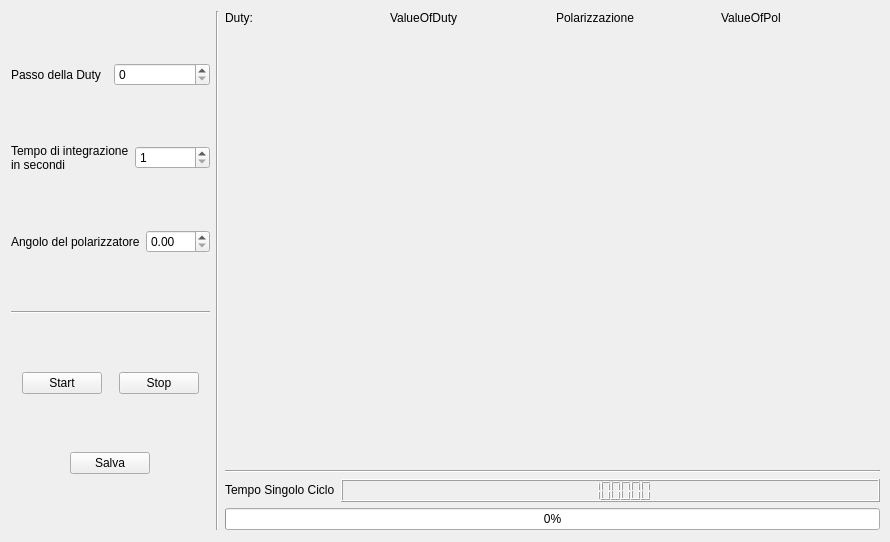
<?xml version="1.0" encoding="UTF-8"?>
<ui version="4.0">
 <class>ControlWindows</class>
 <widget class="QWidget" name="ControlWindows">
  <property name="geometry">
   <rect>
    <x>0</x>
    <y>0</y>
    <width>890</width>
    <height>542</height>
   </rect>
  </property>
  <property name="windowTitle">
   <string>ControlWindows</string>
  </property>
  <widget class="QWidget" name="horizontalLayoutWidget">
   <property name="geometry">
    <rect>
     <x>0</x>
     <y>0</y>
     <width>891</width>
     <height>541</height>
    </rect>
   </property>
   <layout class="QHBoxLayout" name="horizontalLayout">
    <item>
     <layout class="QVBoxLayout" name="verticalLayout">
      <item>
       <layout class="QHBoxLayout" name="horizontalLayout_2">
        <item>
         <widget class="QLabel" name="label_3">
          <property name="text">
           <string>Passo della Duty</string>
          </property>
         </widget>
        </item>
        <item>
         <widget class="QSpinBox" name="spinDutyStep"/>
        </item>
       </layout>
      </item>
      <item>
       <layout class="QHBoxLayout" name="horizontalLayout_3">
        <item>
         <widget class="QLabel" name="label_2">
          <property name="text">
           <string>Tempo di integrazione 
in secondi</string>
          </property>
         </widget>
        </item>
        <item>
         <widget class="QSpinBox" name="spinIntegrationTime">
          <property name="minimum">
           <number>1</number>
          </property>
          <property name="maximum">
           <number>1000</number>
          </property>
         </widget>
        </item>
       </layout>
      </item>
      <item>
       <layout class="QHBoxLayout" name="horizontalLayout_4">
        <item>
         <widget class="QLabel" name="label">
          <property name="text">
           <string>Angolo del polarizzatore</string>
          </property>
         </widget>
        </item>
        <item>
         <widget class="QDoubleSpinBox" name="doubleSpinOutPol">
          <property name="maximum">
           <double>360.000000000000000</double>
          </property>
         </widget>
        </item>
       </layout>
      </item>
      <item>
       <widget class="Line" name="line_3">
        <property name="orientation">
         <enum>Qt::Horizontal</enum>
        </property>
       </widget>
      </item>
      <item>
       <layout class="QHBoxLayout" name="horizontalLayout_7">
        <item>
         <widget class="QPushButton" name="start">
          <property name="sizePolicy">
           <sizepolicy hsizetype="Fixed" vsizetype="Fixed">
            <horstretch>0</horstretch>
            <verstretch>0</verstretch>
           </sizepolicy>
          </property>
          <property name="layoutDirection">
           <enum>Qt::LeftToRight</enum>
          </property>
          <property name="text">
           <string>Start</string>
          </property>
         </widget>
        </item>
        <item>
         <widget class="QPushButton" name="stop">
          <property name="sizePolicy">
           <sizepolicy hsizetype="Fixed" vsizetype="Fixed">
            <horstretch>0</horstretch>
            <verstretch>0</verstretch>
           </sizepolicy>
          </property>
          <property name="text">
           <string>Stop</string>
          </property>
         </widget>
        </item>
       </layout>
      </item>
      <item>
       <layout class="QHBoxLayout" name="horizontalLayout_8">
        <item>
         <widget class="QPushButton" name="Save">
          <property name="sizePolicy">
           <sizepolicy hsizetype="Fixed" vsizetype="Fixed">
            <horstretch>0</horstretch>
            <verstretch>0</verstretch>
           </sizepolicy>
          </property>
          <property name="text">
           <string>Salva</string>
          </property>
         </widget>
        </item>
       </layout>
      </item>
     </layout>
    </item>
    <item>
     <widget class="Line" name="line">
      <property name="orientation">
       <enum>Qt::Vertical</enum>
      </property>
     </widget>
    </item>
    <item>
     <layout class="QVBoxLayout" name="verticalLayout_3">
      <item>
       <layout class="QHBoxLayout" name="horizontalLayout_9">
        <item>
         <widget class="QLabel" name="label_8">
          <property name="text">
           <string>Duty:</string>
          </property>
         </widget>
        </item>
        <item>
         <widget class="QLabel" name="valueOfDuty">
          <property name="text">
           <string>ValueOfDuty</string>
          </property>
         </widget>
        </item>
        <item>
         <widget class="QLabel" name="label_6">
          <property name="text">
           <string>Polarizzazione</string>
          </property>
         </widget>
        </item>
        <item>
         <widget class="QLabel" name="valueOfPol">
          <property name="text">
           <string>ValueOfPol</string>
          </property>
         </widget>
        </item>
       </layout>
      </item>
      <item>
       <widget class="QCustomPlot" name="m_controlPlot" native="true">
        <property name="sizePolicy">
         <sizepolicy hsizetype="Preferred" vsizetype="MinimumExpanding">
          <horstretch>0</horstretch>
          <verstretch>0</verstretch>
         </sizepolicy>
        </property>
       </widget>
      </item>
      <item>
       <widget class="Line" name="line_2">
        <property name="orientation">
         <enum>Qt::Horizontal</enum>
        </property>
       </widget>
      </item>
      <item>
       <layout class="QVBoxLayout" name="verticalLayout_4">
        <item>
         <layout class="QHBoxLayout" name="horizontalLayout_6">
          <item>
           <widget class="QLabel" name="label_4">
            <property name="sizePolicy">
             <sizepolicy hsizetype="Fixed" vsizetype="Fixed">
              <horstretch>0</horstretch>
              <verstretch>0</verstretch>
             </sizepolicy>
            </property>
            <property name="text">
             <string>Tempo Singolo Ciclo</string>
            </property>
           </widget>
          </item>
          <item>
           <widget class="QLCDNumber" name="lcdNumber">
            <property name="digitCount">
             <number>8</number>
            </property>
            <property name="intValue" stdset="0">
             <number>99999999</number>
            </property>
           </widget>
          </item>
         </layout>
        </item>
        <item>
         <widget class="QProgressBar" name="progressBar">
          <property name="value">
           <number>0</number>
          </property>
         </widget>
        </item>
       </layout>
      </item>
     </layout>
    </item>
   </layout>
  </widget>
 </widget>
 <layoutdefault spacing="6" margin="11"/>
 <customwidgets>
  <customwidget>
   <class>QCustomPlot</class>
   <extends>QWidget</extends>
   <header>qcustomplot.h</header>
   <container>1</container>
  </customwidget>
 </customwidgets>
 <resources/>
 <connections/>
</ui>
